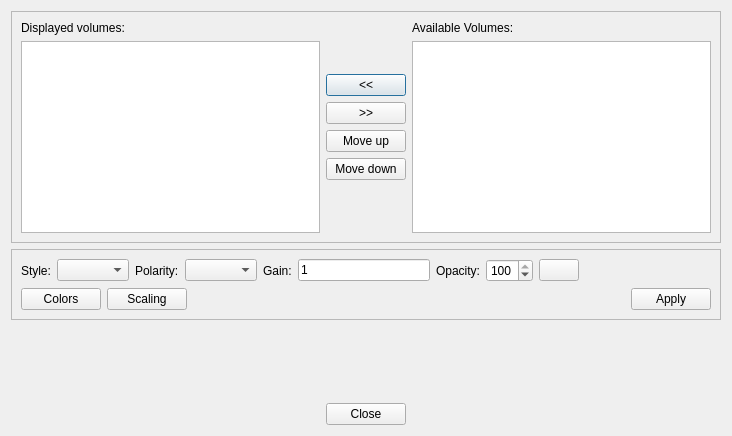
<?xml version="1.0" encoding="UTF-8"?>
<ui version="4.0">
 <class>sliceviewer::VolumeItemsDialog</class>
 <widget class="QDialog" name="sliceviewer::VolumeItemsDialog">
  <property name="geometry">
   <rect>
    <x>0</x>
    <y>0</y>
    <width>732</width>
    <height>436</height>
   </rect>
  </property>
  <property name="windowTitle">
   <string>Dialog</string>
  </property>
  <layout class="QVBoxLayout" name="verticalLayout_5">
   <item>
    <widget class="QFrame" name="frame">
     <property name="frameShape">
      <enum>QFrame::StyledPanel</enum>
     </property>
     <property name="frameShadow">
      <enum>QFrame::Raised</enum>
     </property>
     <layout class="QHBoxLayout" name="horizontalLayout">
      <item>
       <layout class="QVBoxLayout" name="verticalLayout_2">
        <item>
         <widget class="QLabel" name="label">
          <property name="text">
           <string>Displayed volumes:</string>
          </property>
         </widget>
        </item>
        <item>
         <widget class="QListWidget" name="lwDisplayed">
          <property name="selectionMode">
           <enum>QAbstractItemView::ExtendedSelection</enum>
          </property>
          <property name="selectionBehavior">
           <enum>QAbstractItemView::SelectRows</enum>
          </property>
         </widget>
        </item>
       </layout>
      </item>
      <item>
       <layout class="QVBoxLayout" name="verticalLayout">
        <item>
         <spacer name="verticalSpacer_3">
          <property name="orientation">
           <enum>Qt::Vertical</enum>
          </property>
          <property name="sizeHint" stdset="0">
           <size>
            <width>20</width>
            <height>40</height>
           </size>
          </property>
         </spacer>
        </item>
        <item>
         <widget class="QPushButton" name="pbAdd">
          <property name="text">
           <string>&lt;&lt;</string>
          </property>
         </widget>
        </item>
        <item>
         <widget class="QPushButton" name="pbRemove">
          <property name="text">
           <string>&gt;&gt;</string>
          </property>
         </widget>
        </item>
        <item>
         <widget class="QPushButton" name="pbMoveUp">
          <property name="text">
           <string>Move up</string>
          </property>
         </widget>
        </item>
        <item>
         <widget class="QPushButton" name="pbMoveDown">
          <property name="text">
           <string>Move down</string>
          </property>
         </widget>
        </item>
        <item>
         <spacer name="verticalSpacer">
          <property name="orientation">
           <enum>Qt::Vertical</enum>
          </property>
          <property name="sizeHint" stdset="0">
           <size>
            <width>20</width>
            <height>40</height>
           </size>
          </property>
         </spacer>
        </item>
       </layout>
      </item>
      <item>
       <layout class="QVBoxLayout" name="verticalLayout_3">
        <item>
         <widget class="QLabel" name="label_3">
          <property name="text">
           <string>Available Volumes:</string>
          </property>
         </widget>
        </item>
        <item>
         <widget class="QListWidget" name="lwAvailable">
          <property name="selectionMode">
           <enum>QAbstractItemView::ExtendedSelection</enum>
          </property>
          <property name="selectionBehavior">
           <enum>QAbstractItemView::SelectRows</enum>
          </property>
         </widget>
        </item>
       </layout>
      </item>
     </layout>
    </widget>
   </item>
   <item>
    <widget class="QFrame" name="frame_2">
     <property name="frameShape">
      <enum>QFrame::StyledPanel</enum>
     </property>
     <property name="frameShadow">
      <enum>QFrame::Raised</enum>
     </property>
     <layout class="QVBoxLayout" name="verticalLayout_4">
      <item>
       <layout class="QHBoxLayout" name="horizontalLayout_2">
        <item>
         <widget class="QLabel" name="label_2">
          <property name="text">
           <string>Style:</string>
          </property>
         </widget>
        </item>
        <item>
         <widget class="QComboBox" name="cbStyle">
          <property name="toolTip">
           <string>Style</string>
          </property>
         </widget>
        </item>
        <item>
         <widget class="QLabel" name="label_5">
          <property name="text">
           <string>Polarity:</string>
          </property>
         </widget>
        </item>
        <item>
         <widget class="QComboBox" name="cbPolarity">
          <property name="enabled">
           <bool>true</bool>
          </property>
         </widget>
        </item>
        <item>
         <widget class="QLabel" name="label_6">
          <property name="text">
           <string>Gain:</string>
          </property>
         </widget>
        </item>
        <item>
         <widget class="QLineEdit" name="leGain">
          <property name="text">
           <string>1</string>
          </property>
         </widget>
        </item>
        <item>
         <widget class="QLabel" name="label_4">
          <property name="text">
           <string>Opacity:</string>
          </property>
         </widget>
        </item>
        <item>
         <widget class="QSpinBox" name="sbOpacity">
          <property name="toolTip">
           <string>Opacity</string>
          </property>
          <property name="maximum">
           <number>100</number>
          </property>
          <property name="value">
           <number>100</number>
          </property>
         </widget>
        </item>
        <item>
         <widget class="ColorButton" name="cbSeismic">
          <property name="text">
           <string/>
          </property>
         </widget>
        </item>
        <item>
         <spacer name="horizontalSpacer_4">
          <property name="orientation">
           <enum>Qt::Horizontal</enum>
          </property>
          <property name="sizeHint" stdset="0">
           <size>
            <width>40</width>
            <height>20</height>
           </size>
          </property>
         </spacer>
        </item>
       </layout>
      </item>
      <item>
       <layout class="QHBoxLayout" name="horizontalLayout_4">
        <item>
         <widget class="QPushButton" name="pbColors">
          <property name="text">
           <string>Colors</string>
          </property>
         </widget>
        </item>
        <item>
         <widget class="QPushButton" name="pbScaling">
          <property name="text">
           <string>Scaling</string>
          </property>
         </widget>
        </item>
        <item>
         <spacer name="horizontalSpacer_5">
          <property name="orientation">
           <enum>Qt::Horizontal</enum>
          </property>
          <property name="sizeHint" stdset="0">
           <size>
            <width>40</width>
            <height>20</height>
           </size>
          </property>
         </spacer>
        </item>
        <item>
         <widget class="QPushButton" name="pbApply">
          <property name="text">
           <string>Apply</string>
          </property>
         </widget>
        </item>
       </layout>
      </item>
     </layout>
    </widget>
   </item>
   <item>
    <spacer name="verticalSpacer_2">
     <property name="orientation">
      <enum>Qt::Vertical</enum>
     </property>
     <property name="sizeHint" stdset="0">
      <size>
       <width>20</width>
       <height>39</height>
      </size>
     </property>
    </spacer>
   </item>
   <item>
    <layout class="QHBoxLayout" name="horizontalLayout_3">
     <item>
      <spacer name="horizontalSpacer_2">
       <property name="orientation">
        <enum>Qt::Horizontal</enum>
       </property>
       <property name="sizeHint" stdset="0">
        <size>
         <width>40</width>
         <height>20</height>
        </size>
       </property>
      </spacer>
     </item>
     <item>
      <widget class="QPushButton" name="pbClose">
       <property name="text">
        <string>Close</string>
       </property>
      </widget>
     </item>
     <item>
      <spacer name="horizontalSpacer_3">
       <property name="orientation">
        <enum>Qt::Horizontal</enum>
       </property>
       <property name="sizeHint" stdset="0">
        <size>
         <width>40</width>
         <height>20</height>
        </size>
       </property>
      </spacer>
     </item>
    </layout>
   </item>
  </layout>
 </widget>
 <customwidgets>
  <customwidget>
   <class>ColorButton</class>
   <extends>QPushButton</extends>
   <header>colorbutton.h</header>
  </customwidget>
 </customwidgets>
 <resources/>
 <connections>
  <connection>
   <sender>pbClose</sender>
   <signal>clicked()</signal>
   <receiver>sliceviewer::VolumeItemsDialog</receiver>
   <slot>accept()</slot>
   <hints>
    <hint type="sourcelabel">
     <x>317</x>
     <y>334</y>
    </hint>
    <hint type="destinationlabel">
     <x>317</x>
     <y>179</y>
    </hint>
   </hints>
  </connection>
 </connections>
</ui>
